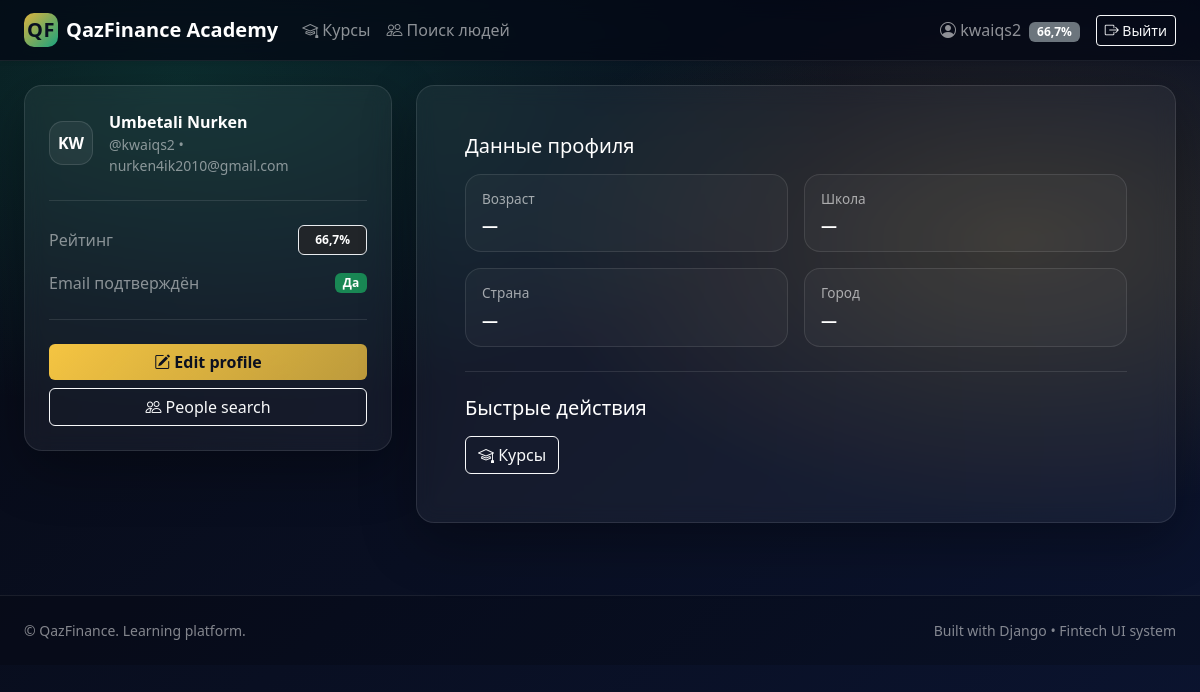
The page /accounts/profile/ (signed in) on the database its author committed.
### accounts/models.py (models this page shows, shortened)
class User(AbstractBaseUser, PermissionsMixin):
    email = models.EmailField(unique=True)
    full_name = models.CharField(max_length=255)
    nickname = models.CharField(max_length=64, unique=True)
    age = models.PositiveIntegerField(null=True, blank=True)
    school = models.CharField(max_length=255, blank=True)
    country = models.CharField(max_length=128, blank=True)
    city = models.CharField(max_length=128, blank=True)
    rating = models.FloatField(default=0.0)
    email_verified = models.BooleanField(default=False)
    is_active = models.BooleanField(default=True)
    is_staff = models.BooleanField(default=False)
    date_joined = models.DateTimeField(default=timezone.now)
    objects = UserManager()
    USERNAME_FIELD = "email"
    REQUIRED_FIELDS = ["full_name", "nickname"]

### accounts/views.py (the view)
# urls.py: path("profile/", views.profile_view, name="profile"),
@login_required
def profile_view(request):
    return render(request, "accounts/profile.html", {"profile_user": request.user})

### templates/accounts/profile.html (shortened to what this page needs)
{% extends "base.html" %}
{% block content %}
<div class="row g-4">
  <div class="col-lg-4">
    <div class="glass-card p-4">
      <div class="d-flex align-items-center gap-3">
        <div class="avatar">{{ profile_user.nickname|slice:":2"|upper }}</div>
        <div>
          <div class="text-white fw-bold">{{ profile_user.full_name }}</div>
          <div class="text-white-50 small">@{{ profile_user.nickname }} • {{ profile_user.email }}</div>
        </div>
      </div>
      <div class="divider my-4"></div>
      <div class="d-flex justify-content-between align-items-center">
        <div class="text-white-50">Рейтинг</div>
        <div class="badge text-bg-dark border border-light-subtle px-3 py-2">{{ profile_user.rating|floatformat:1 }}%</div>
      </div>
      <div class="mt-3 d-flex justify-content-between align-items-center">
        <div class="text-white-50">Email подтверждён</div>
        {% if profile_user.email_verified %}
          <span class="badge text-bg-success">Да</span>
        {% else %}
          <span class="badge text-bg-warning">Нет</span>
        {% endif %}
      </div>
      <div class="divider my-4"></div>
      <a class="btn btn-gold w-100" href="/accounts/profile/edit/"><i class="bi bi-pencil-square"></i> Edit profile</a>
      <a class="btn btn-outline-light w-100 mt-2" href="/accounts/people/"><i class="bi bi-people"></i> People search</a>
    </div>
  </div>
  <div class="col-lg-8">
    <div class="glass-card p-4 p-lg-5">
      <h2 class="h5 text-white mb-3">Данные профиля</h2>
      <div class="row g-3">
        <div class="col-md-6"><div class="info-tile"><div class="k">Возраст</div><div class="v">{{ profile_user.age|default:"—" }}</div></div></div>
        <div class="col-md-6"><div class="info-tile"><div class="k">Школа</div><div class="v">{{ profile_user.school|default:"—" }}</div></div></div>
        <div class="col-md-6"><div class="info-tile"><div class="k">Страна</div><div class="v">{{ profile_user.country|default:"—" }}</div></div></div>
        <div class="col-md-6"><div class="info-tile"><div class="k">Город</div><div class="v">{{ profile_user.city|default:"—" }}</div></div></div>
      </div>
      <div class="divider my-4"></div>
      <h2 class="h5 text-white mb-3">Быстрые действия</h2>
      <div class="d-flex flex-wrap gap-2">
        <a class="btn btn-outline-light" href="/academy/"><i class="bi bi-mortarboard"></i> Курсы</a>
      </div>
    </div>
  </div>
</div>
{% endblock %}

### templates/base.html (shortened to what this page needs)
<!doctype html>
<html lang="ru">
<head>
  <link href="https://cdn.jsdelivr.net/npm/bootstrap@5.3.3/dist/css/bootstrap.min.css" rel="stylesheet">
  <link href="https://cdn.jsdelivr.net/npm/bootstrap-icons@1.11.3/font/bootstrap-icons.css" rel="stylesheet">
  <link href="/static/css/app.css" rel="stylesheet">
</head>
<body class="app-bg">
<nav class="navbar navbar-expand-lg navbar-dark app-nav shadow-sm sticky-top">
  <div class="container-fluid px-4">
    <a class="navbar-brand fw-bold d-flex align-items-center gap-2" href="/">
      <span class="brand-mark">QF</span>
      <span>QazFinance Academy</span>
    </a>
    <div class="collapse navbar-collapse" id="navMain">
      <ul class="navbar-nav me-auto mb-2 mb-lg-0">
        <li class="nav-item"><a class="nav-link" href="/academy/"><i class="bi bi-mortarboard"></i> Курсы</a></li>
        <li class="nav-item"><a class="nav-link" href="/accounts/people/"><i class="bi bi-people"></i> Поиск людей</a></li>
      </ul>
      <ul class="navbar-nav ms-auto align-items-lg-center gap-lg-2">
        {% if user.is_authenticated %}
          <li class="nav-item">
            <a class="nav-link" href="/accounts/profile/">
              <i class="bi bi-person-circle"></i> {{ user.nickname }}
              <span class="badge text-bg-secondary ms-1">{{ user.rating|floatformat:1 }}%</span>
            </a>
          </li>
          <li class="nav-item"><a class="btn btn-outline-light btn-sm" href="/accounts/logout/"><i class="bi bi-box-arrow-right"></i> Выйти</a></li>
        {% else %}
          <li class="nav-item"><a class="btn btn-outline-light btn-sm" href="/accounts/login/">Войти</a></li>
          <li class="nav-item"><a class="btn btn-gold btn-sm" href="/accounts/signup/">Регистрация</a></li>
        {% endif %}
      </ul>
    </div>
  </div>
</nav>
<main class="container-fluid px-4 py-4">
  {% block content %}{% endblock %}
</main>
<footer class="app-footer mt-5">
  <div class="container-fluid px-4 py-4">
    <div class="d-flex flex-column flex-md-row justify-content-between gap-2">
      <div class="text-white-50 small">
        © {{ now|date:"Y" }} QazFinance. Learning platform.
      </div>
      <div class="text-white-50 small">
        Built with Django • Fintech UI system
      </div>
    </div>
  </div>
</footer>
</body>
</html>

### static/css/app.css (style rules this page uses)
:root { --bg1:#070A14; --bg2:#0B1430; --card: rgba(255,255,255,0.06); --card2: rgba(255,255,255,0.08); --stroke: rgba(255,255,255,0.12); --text-muted: rgba(255,255,255,0.65); --gold:#F5C542; --emerald:#20C997; }
.app-bg { background: radial-gradient(1200px 600px at 15% 10%, rgba(32,201,151,0.18), transparent 55%), radial-gradient(900px 500px at 85% 30%, rgba(245,197,66,0.16), transparent 55%), linear-gradient(140deg, var(--bg1), var(--bg2)); min-height: 100vh; }
.app-nav { background: rgba(4,8,20,0.72); border-bottom: 1px solid rgba(255,255,255,0.08); backdrop-filter: blur(10px); }
.brand-mark { width: 34px; height: 34px; border-radius: 10px; display: grid; place-items:center; background: linear-gradient(135deg, rgba(245,197,66,0.9), rgba(32,201,151,0.8)); color: #081021; font-weight: 900; letter-spacing: .5px; }
.btn-gold { background: linear-gradient(135deg, rgba(245,197,66,1), rgba(245,197,66,0.75)); color: #0b1020; border: 0; font-weight: 700; }
.glass-card { border: 1px solid rgba(255,255,255,0.10); background: rgba(255,255,255,0.05); border-radius: 18px; box-shadow: 0 18px 55px rgba(0,0,0,0.32); backdrop-filter: blur(10px); }
.divider { height: 1px; background: rgba(255,255,255,0.10); }
.avatar { width: 44px; height: 44px; border-radius: 14px; background: rgba(255,255,255,0.06); border: 1px solid rgba(255,255,255,0.12); display:grid; place-items:center; color:#fff; font-weight: 900; }
.info-tile { border: 1px solid rgba(255,255,255,0.10); background: rgba(255,255,255,0.03); border-radius: 16px; padding: 14px 16px; }
.info-tile .k { color: rgba(255,255,255,0.60); font-size: .85rem; }
.info-tile .v { color:#fff; font-weight: 700; margin-top: 4px; }
.app-footer { border-top: 1px solid rgba(255,255,255,0.08); background: rgba(0,0,0,0.18); }

### rows shown on the page
User: nickname "kwaiqs2", rating "66,7", nickname "KW", full_name "Umbetali Nurken", email "nurken4ik2010@gmail.com", age "—", school "—", country "—", city "—"
